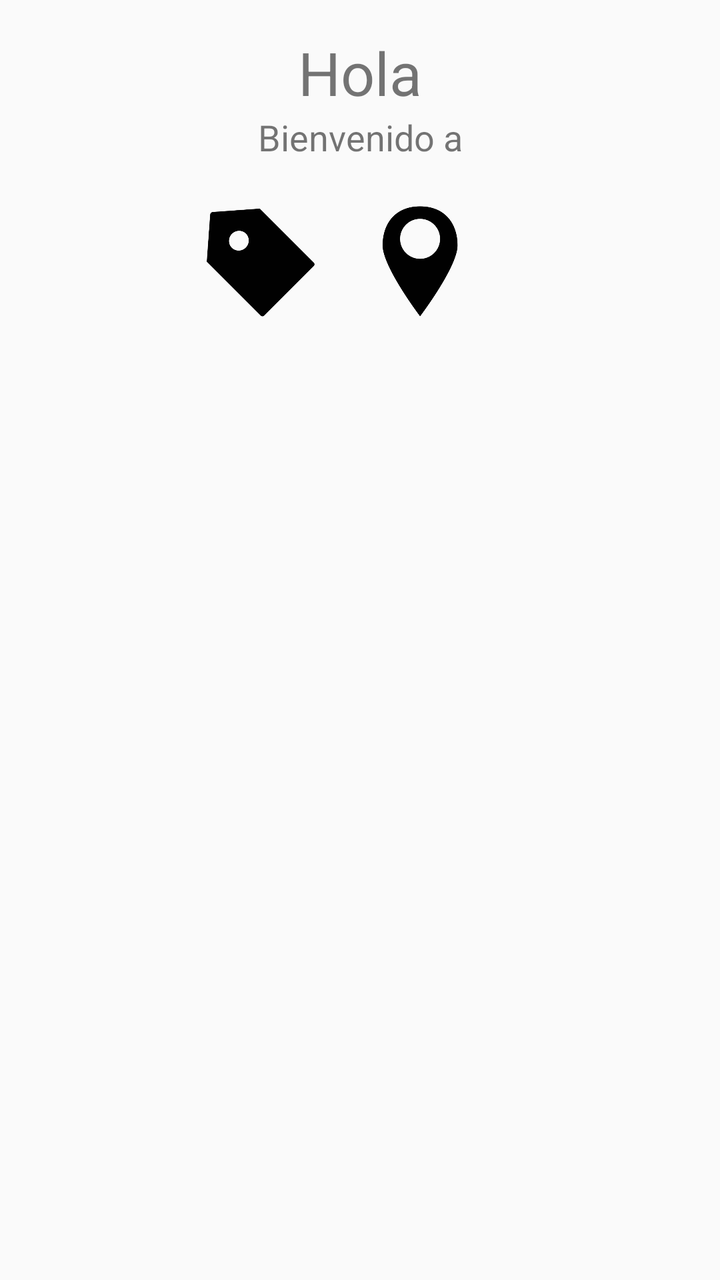
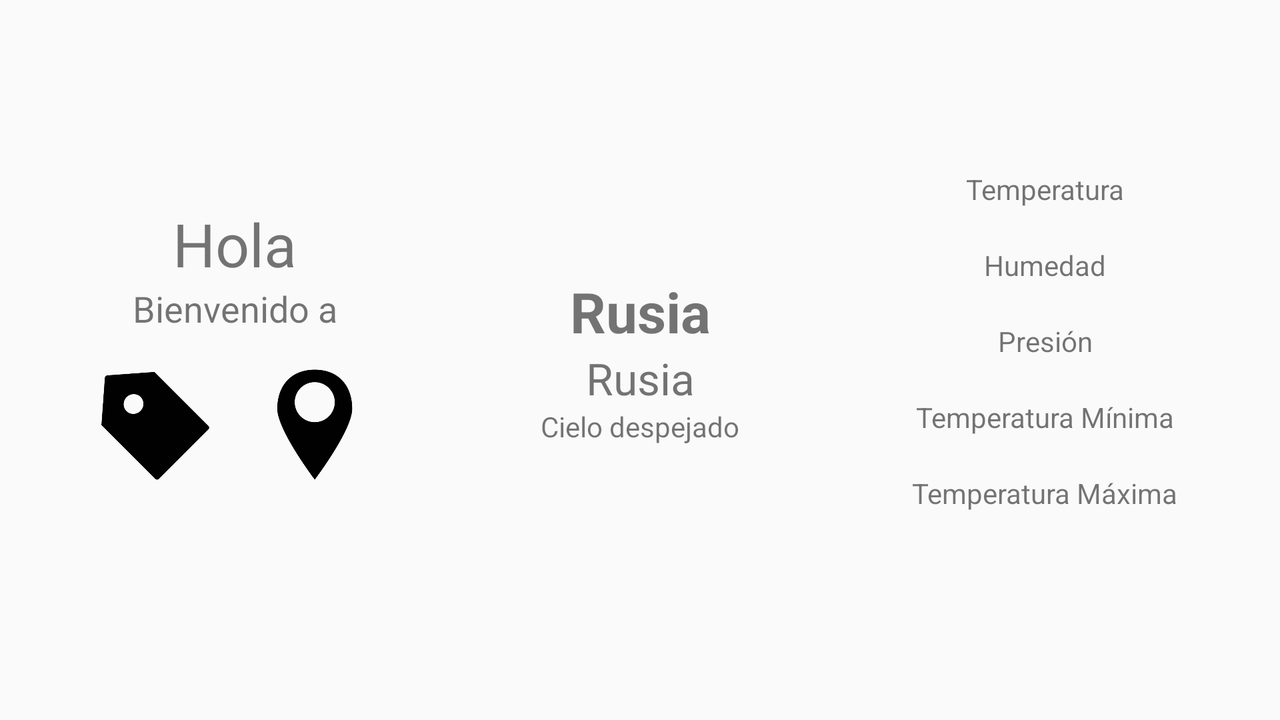

Compare how this app lays out the same screen by default and in its alternative resource folder. The renders come first, then the two layout files and the values they reference.
<!-- AndroidManifest.xml: application theme AppTheme -->
<!-- res/layout/activity_welcome.xml -->
<?xml version="1.0" encoding="utf-8"?>
<android.support.constraint.ConstraintLayout xmlns:android="http://schemas.android.com/apk/res/android"
    xmlns:app="http://schemas.android.com/apk/res-auto"
    xmlns:tools="http://schemas.android.com/tools"
    android:layout_width="match_parent"
    android:layout_height="match_parent"
    tools:context="pe.edu.upc.grifapp.activities.WelcomeActivity">
    <ScrollView
        android:id="@+id/login_form"
        android:layout_width="match_parent"
        android:layout_height="match_parent">
        <LinearLayout
            android:orientation="vertical"
            android:layout_width="match_parent"
            android:layout_height="wrap_content"
            android:paddingBottom="@dimen/activity_vertical_margin"
            android:paddingLeft="@dimen/activity_horizontal_margin"
            android:paddingRight="@dimen/activity_horizontal_margin"
            android:paddingTop="@dimen/activity_vertical_margin">
            <TextView
                android:id="@+id/mHello"
                android:layout_width="match_parent"
                android:layout_height="wrap_content"
                android:textSize="30dp"
                android:gravity="center_horizontal"
                android:text="@string/mHello"/>
            <TextView
                android:id="@+id/mWelcome"
                android:layout_width="match_parent"
                android:layout_height="wrap_content"
                android:textSize="18dp"
                android:gravity="center_horizontal"
                android:text="@string/mWelcome"/>

            <LinearLayout
                    android:orientation="horizontal"
                    android:layout_width="match_parent"
                    android:layout_height="100dp"
                android:layout_weight="1"
                android:gravity="center">
                <ImageView
                    android:id="@+id/imageViewPromotions"
                    android:layout_width="60dp"
                    android:layout_height="wrap_content"
                    app:srcCompat="@drawable/promotions"
                    android:layout_marginRight="20dp"/>
                <ImageView
                    android:id="@+id/imageViewLocations"
                    android:layout_width="60dp"
                    android:layout_height="wrap_content"
                    app:srcCompat="@drawable/locations"
                    android:layout_marginRight="20dp"/>
                </LinearLayout>
        </LinearLayout>
    </ScrollView>
</android.support.constraint.ConstraintLayout>
<!-- resources referenced by this layout -->
<resources>
  <dimen name="activity_horizontal_margin">16dp</dimen>
  <dimen name="activity_vertical_margin">16dp</dimen>
  <!-- drawable locations: png bitmap (drawable-hdpi, 9657 bytes) -->
  <!-- drawable promotions: png bitmap (drawable-hdpi, 5421 bytes) -->
  <string name="mHello">Hola</string>
  <string name="mWelcome">Bienvenido a </string>
  <style name="AppTheme" parent="Theme.AppCompat.Light.DarkActionBar">
          
          <item name="colorPrimary">@color/colorPrimary</item>
          <item name="colorPrimaryDark">@color/colorPrimaryDark</item>
          <item name="colorAccent">@color/colorAccent</item>
      </style>
  <color name="colorPrimary">#FF9800</color>
  <color name="colorPrimaryDark">#F57C00</color>
  <color name="colorAccent">#FF5722</color>
</resources>
<!-- res/layout-land/activity_welcome.xml (the author's variant of the layout above) -->
<!-- drawn on the phone turned sideways -->
<?xml version="1.0" encoding="utf-8"?>
<android.support.constraint.ConstraintLayout xmlns:android="http://schemas.android.com/apk/res/android"
    xmlns:app="http://schemas.android.com/apk/res-auto"
    xmlns:tools="http://schemas.android.com/tools"
    android:layout_width="match_parent"
    android:layout_height="match_parent"
    tools:context="pe.edu.upc.grifapp.activities.WelcomeActivity">

    <LinearLayout
        android:orientation="horizontal"
        android:layout_width="match_parent"
        android:layout_height="match_parent"
        android:layout_weight="1"
        android:paddingBottom="@dimen/activity_vertical_margin"
        android:paddingLeft="@dimen/activity_horizontal_margin"
        android:paddingRight="@dimen/activity_horizontal_margin"
        android:paddingTop="@dimen/activity_vertical_margin"
        android:gravity="center">

        <LinearLayout
            android:orientation="vertical"
            android:layout_width="0dp"
            android:layout_height="match_parent"
            android:layout_weight="1"
            android:gravity="center">
            <TextView
                android:id="@+id/mHello"
                android:layout_width="match_parent"
                android:layout_height="wrap_content"
                android:textSize="30dp"
                android:gravity="center"
                android:text="@string/mHello"/>
            <TextView
                android:id="@+id/mWelcome"
                android:layout_width="match_parent"
                android:layout_height="wrap_content"
                android:textSize="18dp"
                android:gravity="center"
                android:text="@string/mWelcome"/>

            <LinearLayout
                android:orientation="horizontal"
                android:layout_width="match_parent"
                android:layout_height="wrap_content"
                android:gravity="center"
                android:layout_marginTop="@dimen/activity_vertical_margin"
                android:layout_marginBottom="@dimen/activity_vertical_margin">
                <ImageView
                    android:id="@+id/imageViewPromotions"
                    android:layout_width="60dp"
                    android:layout_height="60dp"
                    app:srcCompat="@drawable/promotions"
                    android:layout_marginRight="10dp"/>
                <ImageView
                    android:id="@+id/imageViewLocations"
                    android:layout_width="60dp"
                    android:layout_height="60dp"
                    app:srcCompat="@drawable/locations"
                    android:layout_marginLeft="10dp"/>
            </LinearLayout>
        </LinearLayout>

        <LinearLayout
            android:orientation="vertical"
            android:layout_width="0dp"
            android:layout_height="match_parent"
            android:layout_weight="1"
            android:gravity="center">
            <TextView
                android:layout_width="match_parent"
                android:layout_height="wrap_content"
                android:text="Rusia"
                android:id="@+id/countryTextView"
                android:textSize="28dp"
                android:textStyle="bold"
                android:gravity="center"/>
            <TextView
                android:layout_width="match_parent"
                android:layout_height="wrap_content"
                android:text="Rusia"
                android:id="@+id/ciyTextView"
                android:textSize="22dp"
                android:gravity="center"/>
            <com.androidnetworking.widget.ANImageView
                android:id="@+id/weatherImageView"
                android:layout_width="match_parent"
                android:layout_height="@dimen/image_weather"
                android:gravity="center"/>
            <TextView
                android:layout_width="match_parent"
                android:layout_height="wrap_content"
                android:text="Cielo despejado"
                android:id="@+id/wheaterTextView"
                android:gravity="center"/>
        </LinearLayout>

        <LinearLayout
            android:orientation="vertical"
            android:layout_width="0dp"
            android:layout_height="match_parent"
            android:layout_weight="1"
            android:paddingBottom="@dimen/activity_vertical_margin"
            android:paddingLeft="@dimen/activity_horizontal_margin"
            android:paddingRight="@dimen/activity_horizontal_margin"
            android:paddingTop="@dimen/activity_vertical_margin"
            android:gravity="center">
            <TextView
                android:layout_width="wrap_content"
                android:layout_height="wrap_content"
                android:text="@string/textTemperatura"
                android:id="@+id/temperaturaTextView"/>
            <TextView
                android:layout_width="wrap_content"
                android:layout_height="wrap_content"
                android:text=""
                android:textSize="@dimen/sizeWeather"
                android:id="@+id/tempTextView"/>
            <TextView
                android:layout_width="wrap_content"
                android:layout_height="wrap_content"
                android:text="@string/textHumedad"
                android:id="@+id/humidity"/>
            <TextView
                android:layout_width="wrap_content"
                android:layout_height="wrap_content"
                android:text=""
                android:textSize="@dimen/sizeWeather"
                android:id="@+id/humidityTextView"/>
            <TextView
                android:layout_width="wrap_content"
                android:layout_height="wrap_content"
                android:text="@string/textPresion"
                android:id="@+id/pressure"/>
            <TextView
                android:layout_width="wrap_content"
                android:layout_height="wrap_content"
                android:text=""
                android:textSize="@dimen/sizeWeather"
                android:id="@+id/pressureTextView"/>
            <TextView
                android:layout_width="wrap_content"
                android:layout_height="wrap_content"
                android:text="@string/textTemperaturaMin"
                android:id="@+id/tempMin"/>
            <TextView
                android:layout_width="wrap_content"
                android:layout_height="wrap_content"
                android:text=""
                android:textSize="@dimen/sizeWeather"
                android:id="@+id/tempMinTextView"/>
            <TextView
                android:layout_width="wrap_content"
                android:layout_height="wrap_content"
                android:text="@string/textTemperaturaMax"
                android:id="@+id/tempMax"/>
            <TextView
                android:layout_width="wrap_content"
                android:layout_height="wrap_content"
                android:text=""
                android:textSize="@dimen/sizeWeather"
                android:id="@+id/tempMaxTextView"/>
        </LinearLayout>
    </LinearLayout>
</android.support.constraint.ConstraintLayout>
<!-- resources referenced by the variant -->
<!-- as the phone turned sideways resolves them -->
<resources>
  <dimen name="activity_horizontal_margin">16dp</dimen>
  <dimen name="activity_vertical_margin">16dp</dimen>
  <!-- drawable locations: png bitmap (drawable-hdpi, 9657 bytes) -->
  <!-- drawable promotions: png bitmap (drawable-hdpi, 5421 bytes) -->
  <string name="mHello">Hola</string>
  <string name="mWelcome">Bienvenido a </string>
  <string name="textHumedad">Humedad</string>
  <string name="textPresion">Presión</string>
  <string name="textTemperatura">Temperatura</string>
  <string name="textTemperaturaMax">Temperatura Máxima</string>
  <string name="textTemperaturaMin">Temperatura Mínima</string>
  <style name="AppTheme" parent="Theme.AppCompat.Light.DarkActionBar">
          
          <item name="colorPrimary">@color/colorPrimary</item>
          <item name="colorPrimaryDark">@color/colorPrimaryDark</item>
          <item name="colorAccent">@color/colorAccent</item>
      </style>
  <color name="colorPrimary">#FF9800</color>
  <color name="colorPrimaryDark">#F57C00</color>
  <color name="colorAccent">#FF5722</color>
</resources>
